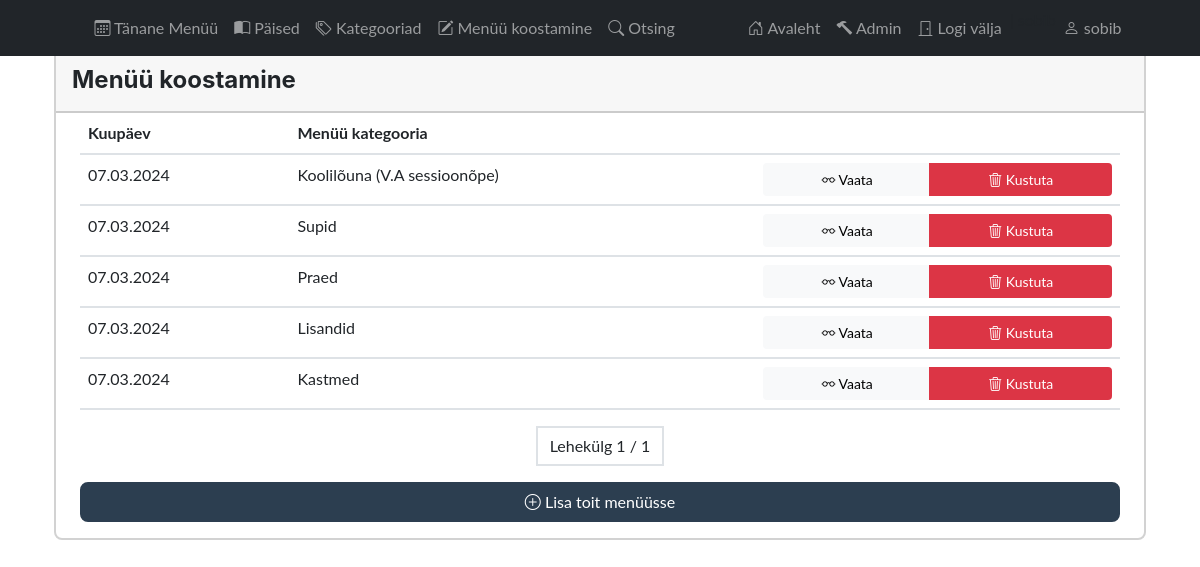
The page /app_admin/food_menu_list/ (signed in) on the database as committed earlier.
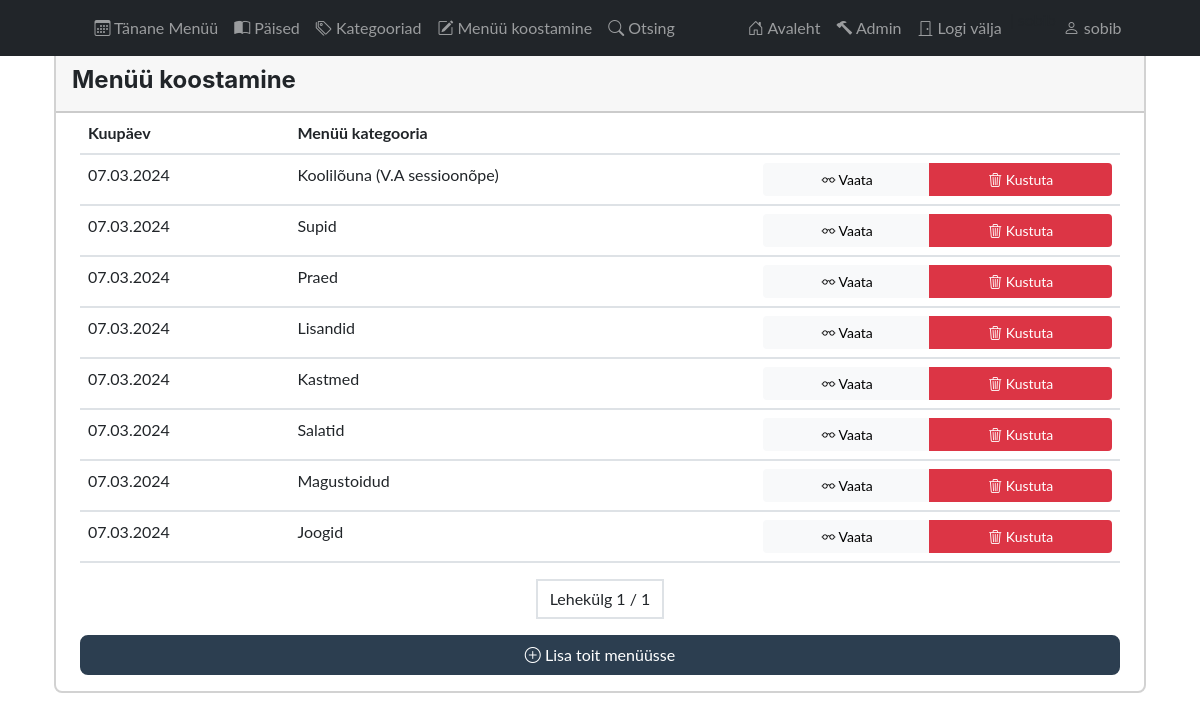
The same page on the database as committed later.
### app_admin/models.py (models this page shows, shortened)
class FoodMenu(models.Model):
    date = models.ForeignKey(Menu, on_delete=models.CASCADE)
    category = models.ForeignKey(Category, on_delete=models.PROTECT)
    class Meta:
        ordering = ['-date', 'category_id']

class Menu(models.Model):
    date = models.DateField(blank=False, null=False, unique=True)
    theme = models.CharField(max_length=50, null=True, blank=True)
    recommends = models.CharField(max_length=100, null=True, blank=True)
    prepared = models.CharField(max_length=100, null=True, blank=True)
    def __str__(self):
        return f"{self.date.strftime('%d.%m.%Y')}"
    class Meta:
        ordering = ['-date']
        verbose_name_plural = 'menu'

class Category(models.Model):
    category_name = models.CharField(max_length=100, unique=True, verbose_name="Toidu kategooria nimi:")
    category_sort_id = models.PositiveIntegerField(unique=True, verbose_name="Toidu kategooria number:")
    class Meta:
        ordering = ["category_sort_id"]
        verbose_name_plural = "category_names"
    def __str__(self):
        return self.category_name

### app_admin/views.py (the view)
# urls.py: path('food_menu_list/', views.FoodMenuListView.as_view(), name='food_menu_list'),
class FoodMenuListView(ListView):
    model = FoodMenu
    template_name = 'app_admin/food_menu_list.html'
    context_object_name = 'object_list'
    paginate_by = 10  # Number of items to display per page
    def get_queryset(self):
        return FoodMenu.objects.all().order_by('date')
    def get_context_data(self, **kwargs):
        context = super().get_context_data(**kwargs)
        paginator = Paginator(self.object_list, self.paginate_by)
        page = self.request.GET.get('page')
        try:
            object_list = paginator.page(page)
        except PageNotAnInteger:
            object_list = paginator.page(1)
        except EmptyPage:
            object_list = paginator.page(paginator.num_pages)
        context['object_list'] = object_list
        return context

### app_admin/templatetags/is_menu_old.py (called while the page is built)
@register.filter
def is_menu_old(menu_date):
    date_object = datetime.strptime(menu_date, '%d.%m.%Y').date()
    today = date.today()
    return date_object < today

### app_admin/templates/app_admin/food_menu_list.html (shortened to what this page needs)
{% extends "base_admin.html" %}
{% load is_menu_old %}
{% block content %}
    {% if user.is_authenticated %}
        <div class="container mt-5">
            <div class="col-auto mx-auto">
                <div class="card col-12 mx-auto">
                    <div class="card-header">
                        <div class="card-title d-flex justify-content-between align-self-auto">
                            <h4 class="m-0 mt-2">Menüü koostamine</h4>
                        </div>
                    </div>
                    <div class="table-body mx-4">
                        <table class="table table">
                            <thead>
                            <tr>
                                <th>Kuupäev</th>
                                <th>Menüü kategooria</th>
                                <th></th>
                            </tr>
                            </thead>
                            <tbody>
                            {% if object_list %}
                                {% for menu in object_list %}
                                    <tr>
                                        <td>{{ menu.date }}</td>
                                        <td>{{ menu.category }}</td>
                                        <td class="text-center">
                                            <div class="btn-group d-flex justify-content-end">
                                                <a class="btn btn-light btn-sm"
                                                   href="{% url 'app_admin:food_menu_detail' pk=menu.id %}"><i
                                                        class="bi bi-eyeglasses"></i> Vaata</a>
                                                <a class="btn btn-danger btn-sm"
                                                   href="{% url 'app_admin:food_menu_delete' pk=menu.id %}"><i
                                                        class="bi bi-trash3"></i> Kustuta</a>
                                            </div>
                                        </td>
                                    </tr>
                                {% endfor %}
                            {% endif %}
                            </tbody>
                        </table>
                        <div class="d-flex justify-content-center mt-3">
                            <ul class="pagination">
                                <li class="page-link text-dark">
                                    Lehekülg {{ page_obj.number }} / {{ page_obj.paginator.num_pages }}
                                </li>
                            </ul>
                        </div>
                        <a class="btn btn-secondary d-block mx-auto mb-3" href="{% url 'app_admin:food_menu_create' %}"><i
                                class="bi bi-plus-circle"></i> Lisa toit menüüsse</a>
                    </div>
                </div>
            </div>
        </div>
    {% endif %}
{% endblock %}

Rows that differ between the two databases and show on the page:
added FoodMenu: date "07.03.2024", category "Salatid"
added FoodMenu: date "07.03.2024", category "Magustoidud"
added FoodMenu: date "07.03.2024", category "Joogid"
